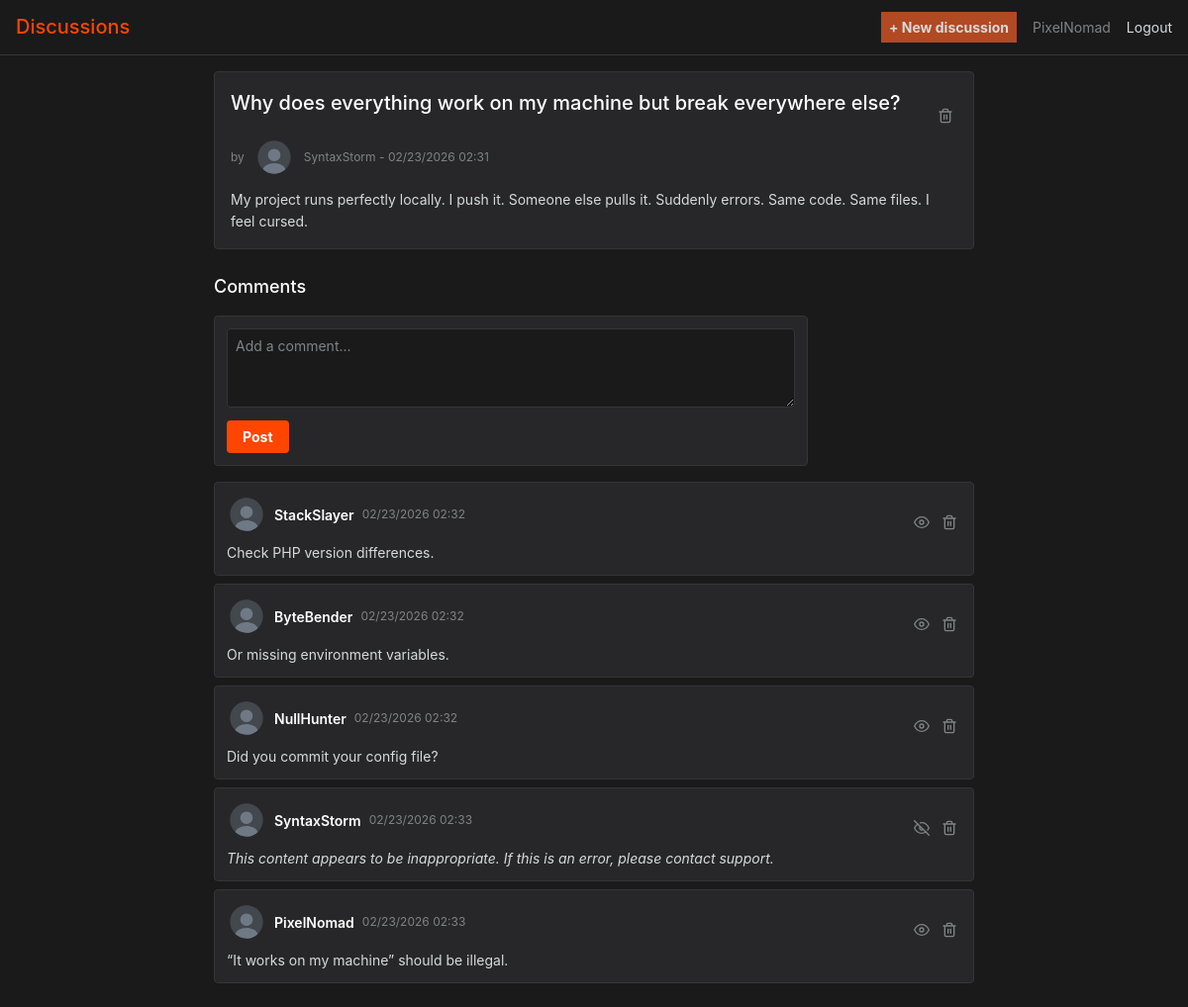
/discussions/view.php?s=why-does-everything-work-on-my-machine-but-break-everywhere-else (signed in), run on the app's committed database.
### tables this page shows
CREATE TABLE `discussions` (
  `id` int NOT NULL,
  `user_id` int NOT NULL,
  `title` varchar(255) NOT NULL,
  `slug` varchar(255) NOT NULL,
  `content` text NOT NULL,
  `created_at` datetime DEFAULT CURRENT_TIMESTAMP
);

CREATE TABLE `users` (
  `id` int NOT NULL,
  `username` varchar(50) NOT NULL,
  `email` varchar(100) NOT NULL,
  `password` varchar(255) NOT NULL,
  `role` enum('USER','ADMIN') DEFAULT 'USER',
  `created_at` timestamp NULL DEFAULT CURRENT_TIMESTAMP,
  `updated_at` timestamp NULL DEFAULT CURRENT_TIMESTAMP ON UPDATE CURRENT_TIMESTAMP
);

CREATE TABLE `comments` (
  `id` int NOT NULL,
  `discussion_id` int NOT NULL,
  `user_id` int NOT NULL,
  `content` text NOT NULL,
  `hidden` tinyint(1) NOT NULL DEFAULT '0',
  `created_at` datetime DEFAULT CURRENT_TIMESTAMP
);

### discussions/view.php (the view, shortened to what this page needs)
<?php
$slug = trim($_GET['s']);
$pdo = getPdo();
$stmt = $pdo->prepare('SELECT d.id, d.title, d.content, d.created_at, u.username FROM discussions d JOIN users u ON d.user_id = u.id WHERE d.slug = :slug');
$stmt->execute(['slug' => $slug]);
$discussion = $stmt->fetch();
$stmt = $pdo->prepare('SELECT c.id, c.content, c.hidden, c.created_at, u.username FROM comments c JOIN users u ON c.user_id = u.id WHERE c.discussion_id = :id ORDER BY c.created_at ASC');
$stmt->execute(['id' => $discussion['id']]);
$comments = $stmt->fetchAll();
$isAdmin = ($_SESSION['role'] ?? '') === 'ADMIN';
?>
<!DOCTYPE html>
<html lang="en">
<head>
    <link rel="stylesheet" href="../assets/css/main.css">
</head>
<body>
    <header>
        <h1><a href="../index.php">Discussions</a></h1>
        <nav>
            <a class="new_discussion" href="add.php">+ New discussion</a>
            <span><?= htmlspecialchars($_SESSION['username']) ?></span>
            <a href="../auth/logout.php">Logout</a>
        </nav>
    </header>
    <main>
        <article class="discussion">
            <div class="discussion-header">
                <h2><?= htmlspecialchars($discussion['title']) ?></h2>
                <?php if ($isAdmin): ?>
                <form action="delete.php" method="post" class="admin-action" onsubmit="return confirm('Delete this discussion?');">
                    <button type="submit" class="icon-btn" title="Delete"><svg xmlns="http://www.w3.org/2000/svg" width="16" height="16" viewBox="0 0 24 24" fill="none" stroke="currentColor" stroke-width="2"><path d="M3 6h18M19 6v14a2 2 0 01-2 2H7a2 2 0 01-2-2V6m3 0V4a2 2 0 012-2h4a2 2 0 012 2v2"/><line x1="10" y1="11" x2="10" y2="17"/><line x1="14" y1="11" x2="14" y2="17"/></svg></button>
                </form>
                <?php endif; ?>
            </div>
            <p class="meta">by  <?= htmlspecialchars($discussion['username']) ?> - <?= htmlspecialchars(date('m/d/Y H:i', strtotime($discussion['created_at']))) ?></p>
            <div class="content"><?= nl2br(htmlspecialchars($discussion['content'])) ?></div>
        </article>
        <section class="comments">
            <h3>Comments</h3>
            <form action="../comments/add.php" method="post" class="comment-form">
                <textarea name="content" required minlength="1" maxlength="5000" placeholder="Add a comment..."></textarea>
                <button type="submit">Post</button>
            </form>
            <?php if (empty($comments)): ?>
            <p class="no-comments">No comments yet.</p>
            <?php else: ?>
            <ul class="comment-list">
                <?php foreach ($comments as $c): ?>
                <li>
                    <div class="comment-header">
                        <strong><?= htmlspecialchars($c['username']) ?></strong>
                        <span class="meta"><?= htmlspecialchars(date('m/d/Y H:i', strtotime($c['created_at']))) ?></span>
                        <?php if ($isAdmin): ?>
                        <div class="admin-actions">
                            <form action="../comments/toggle.php" method="post" class="admin-action">
                                <button type="submit" class="icon-btn" title="<?= $c['hidden'] ? 'Show' : 'Hide' ?>">
                                    <?php if ($c['hidden']): ?>
                                    <svg xmlns="http://www.w3.org/2000/svg" width="16" height="16" viewBox="0 0 24 24" fill="none" stroke="currentColor" stroke-width="2"><path d="M17.94 17.94A10.07 10.07 0 0112 20c-7 0-11-8-11-8a18.45 18.45 0 015.06-5.94M9.9 4.24A9.12 9.12 0 0112 4c7 0 11 8 11 8a18.5 18.5 0 01-2.16 3.19m-6.72-1.07a3 3 0 11-4.24-4.24"/><line x1="1" y1="1" x2="23" y2="23"/></svg>
                                    <?php else: ?>
                                    <svg xmlns="http://www.w3.org/2000/svg" width="16" height="16" viewBox="0 0 24 24" fill="none" stroke="currentColor" stroke-width="2"><path d="M1 12s4-8 11-8 11 8 11 8-4 8-11 8-11-8-11-8z"/><circle cx="12" cy="12" r="3"/></svg>
                                    <?php endif; ?>
                                </button>
                            </form>
                            <form action="../comments/delete.php" method="post" class="admin-action" onsubmit="return confirm('Delete this comment?');">
                                <button type="submit" class="icon-btn" title="Delete"><svg xmlns="http://www.w3.org/2000/svg" width="16" height="16" viewBox="0 0 24 24" fill="none" stroke="currentColor" stroke-width="2"><path d="M3 6h18M19 6v14a2 2 0 01-2 2H7a2 2 0 01-2-2V6m3 0V4a2 2 0 012-2h4a2 2 0 012 2v2"/><line x1="10" y1="11" x2="10" y2="17"/><line x1="14" y1="11" x2="14" y2="17"/></svg></button>
                            </form>
                        </div>
                        <?php endif; ?>
                    </div>
                    <p class="<?= $c['hidden'] ? 'hidden-content' : '' ?>"><?= $c['hidden'] ? 'This content appears to be inappropriate. If this is an error, please contact support.' : nl2br(htmlspecialchars($c['content'])) ?></p>
                </li>
                <?php endforeach; ?>
            </ul>
            <?php endif; ?>
        </section>
    </main>
</body>
</html>

### assets/css/background.css (style rules this page uses)
body { background-color: #1a1a1b; color: #d7dadc; min-height: 100vh; }
main { background-color: transparent; }

### assets/css/layout.css (style rules this page uses)
body { max-width: 1200px; margin: 0 auto; padding: 0; }
main { padding: 16px; max-width: 800px; margin: 0 auto; }

### assets/css/typography.css (style rules this page uses)
body { font-size: 14px; color: #d7dadc; }
h1 { font-size: 20px; font-weight: 500; color: #ffffff; margin: 0; }
h2 { font-size: 18px; font-weight: 500; color: #ffffff; margin: 0 0 12px 0; }
h3 { font-size: 16px; font-weight: 500; color: #ffffff; margin: 0 0 12px 0; }
p { margin: 0 0 8px 0; line-height: 1.5; }
strong { font-weight: 600; color: #ffffff; }
.meta { display: flex; align-items: center; gap: 10px; font-size: 12px; color: #818384; }
.hidden-content { color: #818384; font-style: italic; }

### assets/css/navigation.css (style rules this page uses)
header { background-color: #1a1a1b; border-bottom: 1px solid #343536; padding: 12px 16px; display: flex; justify-content: space-between; align-items: center; position: sticky; top: 0; z-index: 100; margin-bottom: 0; }
header h1 a { color: #ff4500; transition: opacity 0.2s; }
nav { display: flex; align-items: center; gap: 16px; }
nav .new_discussion { background-color: #b14923;; color: #d7dadc; font-weight: bold; padding: 0.3rem 0.5rem; font-size: 14px; transition: color 0.2s; }
nav span { color: #818384; font-size: 14px; }

### assets/css/discussions.css (style rules this page uses)
.discussion { background-color: #272729; border: 1px solid #343536; border-radius: 4px; padding: 16px; margin-bottom: 24px; }
.discussion-header { display: flex; align-items: flex-start; justify-content: space-between; gap: 12px; margin-bottom: 8px; }
.discussion-header h2 { color: #ffffff; font-size: 20px; font-weight: 500; flex: 1; }
.discussion .content { color: #d7dadc; line-height: 1.6; white-space: pre-wrap; margin-top: 12px; word-wrap: break-word; }
.discussion .meta { margin-bottom: 12px; }

### assets/css/comments.css (style rules this page uses)
.comments { margin-top: 24px; }
.comments h3 { color: #ffffff; font-size: 18px; font-weight: 500; margin-bottom: 16px; }
.comment-form { background-color: #272729; border: 1px solid #343536; border-radius: 4px; padding: 12px; margin-bottom: 16px; }
.comment-form textarea { width: 100%; min-height: 80px; padding: 8px; background-color: #1a1a1b; border: 1px solid #343536; border-radius: 4px; color: #d7dadc; font-size: 14px; resize: vertical; transition: border-color 0.2s; }
.comment-form textarea::placeholder { color: #818384; }
.comment-list { padding: 0; margin: 0; }
.comment-list li { background-color: #272729; border: 1px solid #343536; border-radius: 4px; padding: 12px; margin-bottom: 8px; transition: border-color 0.2s; }
.comment-header { display: flex; align-items: center; gap: 8px; flex-wrap: wrap; margin-bottom: 8px; }
.comment-header strong { color: #ffffff; font-size: 14px; font-weight: 600; }
.comment-header .meta { color: #818384; font-size: 12px; }
.comment-list li p { color: #d7dadc; line-height: 1.5; margin: 0; }

### assets/css/forms.css (style rules this page uses)
main form { max-width: 600px; }
form input[type="text"], form input[type="email"], form input[type="password"], form textarea { width: 100%; padding: 8px 12px; background-color: #272729; border: 1px solid #343536; border-radius: 4px; color: #d7dadc; font-size: 14px; transition: border-color 0.2s, background-color 0.2s; }
form input[type="text"]::placeholder, form input[type="email"]::placeholder, form input[type="password"]::placeholder, form textarea::placeholder { color: #818384; }
form textarea { min-height: 120px; resize: vertical; font-family: inherit; }

### assets/css/buttons.css (style rules this page uses)
button { background-color: #ff4500; color: #ffffff; border: none; border-radius: 4px; padding: 8px 16px; font-size: 14px; font-weight: 700; cursor: pointer; transition: background-color 0.2s, opacity 0.2s; }
form button { margin-top: 16px; }
.comment-form button { margin-top: 8px; }
.icon-btn { background: none; border: none; padding: 4px; cursor: pointer; color: #818384; display: inline-flex; align-items: center; justify-content: center; border-radius: 4px; transition: background-color 0.2s, color 0.2s; }
.icon-btn svg { display: block; width: 16px; height: 16px; }

### assets/css/animations.css (style rules this page uses)
.comment-list li { animation: fadeIn 0.3s ease-in; }
.discussion { animation: slideUp 0.3s ease-out; }
.comment-form { animation: slideUp 0.3s ease-out; }
button { transition: transform 0.1s; }
.icon-btn { transition: transform 0.1s; }

### data on the page
discussions: title "Why does everything work on my machine but break everywhere else?", user.username "SyntaxStorm", created_at "02/23/2026 02:31", content "My project runs perfectly locally. I push it. Someone else pulls it. Suddenly errors. Same code. Same files. I feel cursed."
comments: user.username "StackSlayer", created_at "02/23/2026 02:32", hidden 0 (drawn), content "Check PHP version differences."
comments: user.username "ByteBender", created_at "02/23/2026 02:32", hidden 0 (drawn), content "Or missing environment variables."
comments: user.username "NullHunter", created_at "02/23/2026 02:32", hidden 0 (drawn), content "Did you commit your config file?"
comments: user.username "SyntaxStorm", created_at "02/23/2026 02:33", hidden 1 (drawn), shows "This content appears to be inappropriate. If this is an error, please contact support."
comments: user.username "PixelNomad", created_at "02/23/2026 02:33", hidden 0 (drawn), content "“It works on my machine” should be illegal."

### other printed values
$_SESSION['username'] "PixelNomad"
